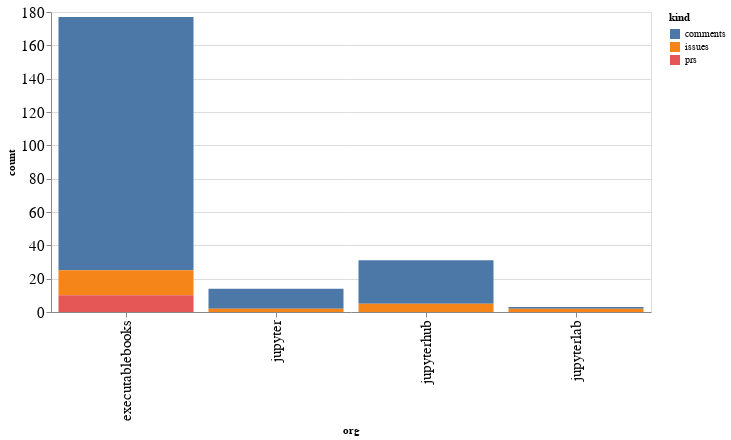

This figure's notebook cell:
### Code cell
alt.Chart(org_summaries, width=600).mark_bar().encode(
    x='org',
    y='count',
    color='kind',
    tooltip="org"
)

### Figure 1 — Vega-Lite specification as saved in the notebook (floating-point values rounded to 4 significant figures)
{"config": {"axisLeft": {"labelFontSize": 15}, "axisBottom": {"labelFontSize": 15}}, "data": {"name": "data-26154ef85d09ba0722804a3ad249343d"}, "mark": "bar", "encoding": {"color": {"type": "nominal", "field": "kind"}, "tooltip": {"type": "nominal", "field": "org"}, "x": {"type": "nominal", "field": "org"}, "y": {"type": "quantitative", "field": "count"}}, "width": 600, "$schema": "https://vega.github.io/schema/vega-lite/v4.8.1.json", "datasets": {"data-26154ef85d09ba0722804a3ad249343d": [{"org": "executablebooks", "kind": "comments", "count": 152}, {"org": "executablebooks", "kind": "issues", "count": 15}, {"org": "executablebooks", "kind": "prs", "count": 10}, {"org": "jupyter", "kind": "comments", "count": 12}, {"org": "jupyter", "kind": "issues", "count": 2}, {"org": "jupyterhub", "kind": "comments", "count": 26}, {"org": "jupyterhub", "kind": "issues", "count": 5}, {"org": "jupyterlab", "kind": "comments", "count": 1}, {"org": "jupyterlab", "kind": "issues", "count": 2}]}}
